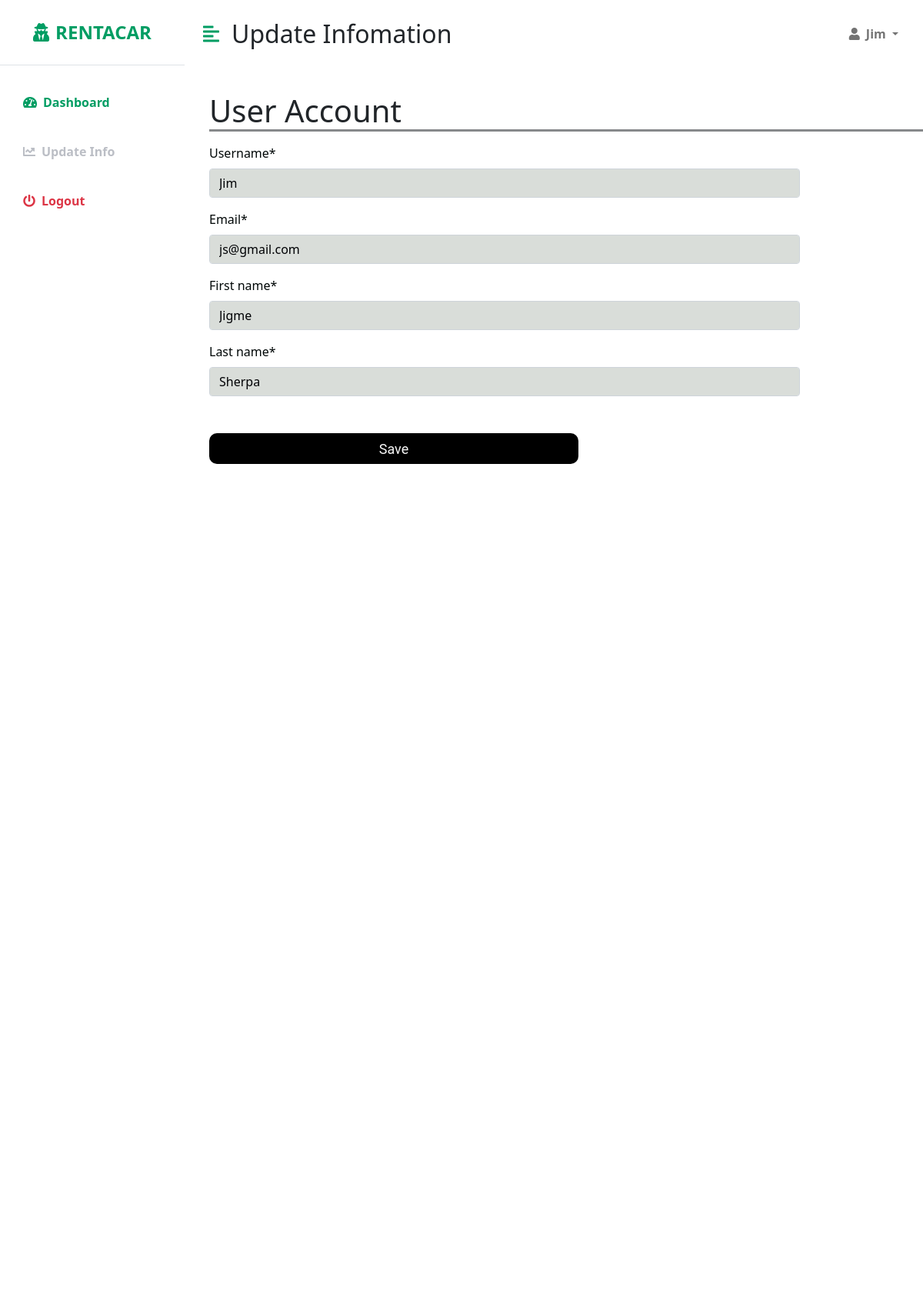
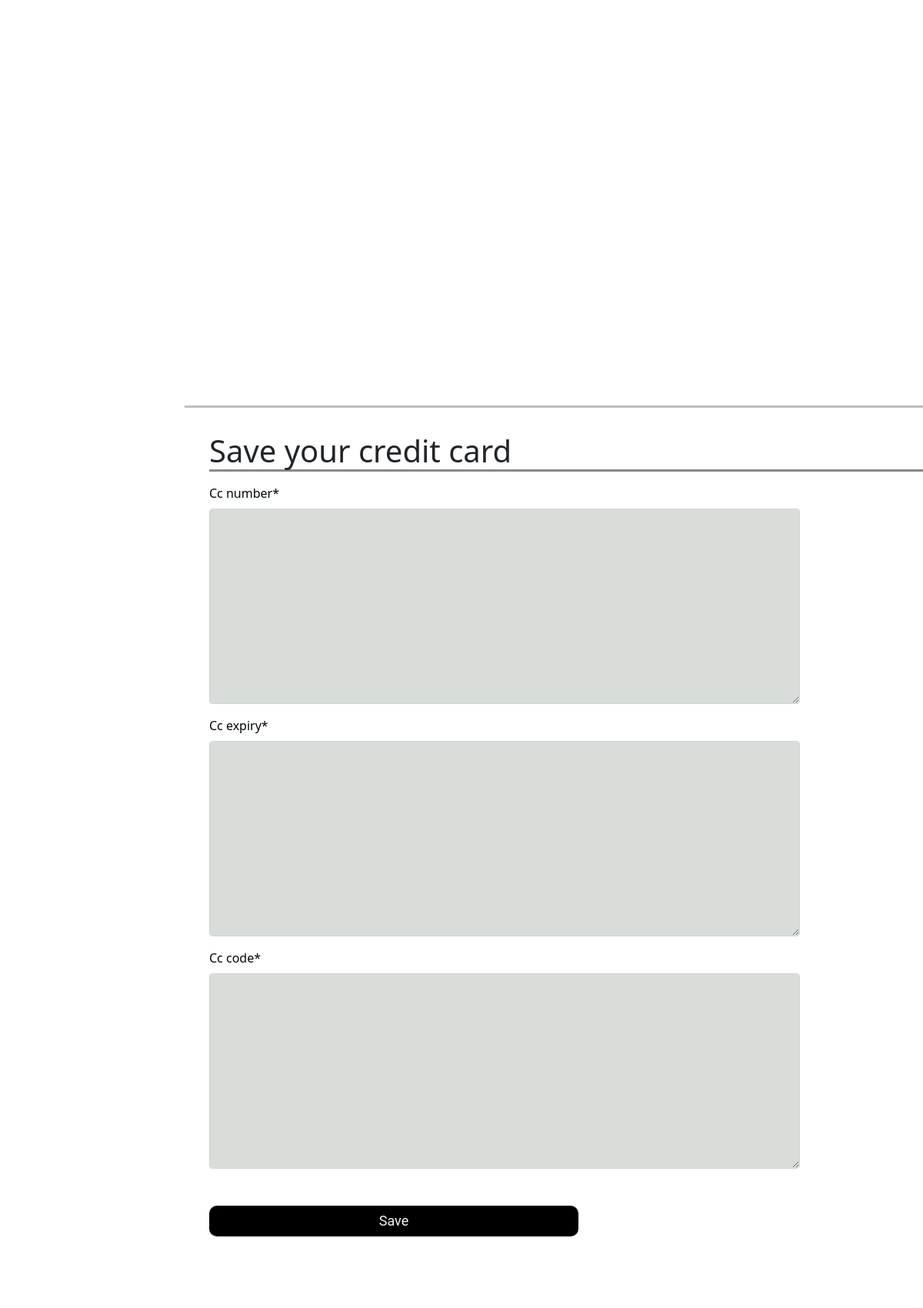
The app's page /account/dashboard/update/ (signed in, upper part) with its own data (2 pictures, top to bottom).
### account/models.py (models this page shows, shortened)
class Account(AbstractBaseUser):
    email = models.EmailField(verbose_name='email', max_length=60, unique=True)
    username = models.CharField(
        verbose_name='username', max_length=20, unique=True)
    date_joined = models.DateTimeField(
        verbose_name='date_joined', auto_now_add=True)
    last_login = models.DateTimeField(verbose_name='last_login', auto_now=True)
    is_admin = models.BooleanField(default=False)
    is_active = models.BooleanField(default=True)
    is_staff = models.BooleanField(default=False)
    is_superuser = models.BooleanField(default=False)
    first_name = models.CharField(max_length=30)
    last_name = models.CharField(max_length=30)
    USERNAME_FIELD = 'username'  # used to log in
    REQUIRED_FIELDS = ['first_name', 'last_name', 'email']
    objects = CustomAccountManager()

### account/views.py (the view, shortened to what this page needs)
# urls.py: path('dashboard/update/', views.update_info, name='update_info'),
def update_info(request):
    user = request.user
    if request.method == 'GET':  # if user is logged in display previous detail
        initial_dict = {'username': user.username,  # create dictionary with fields as keys
                        'email': user.email,
                        'first_name': user.first_name,
                        'last_name': user.last_name,
                        }
        form = UpdateUserForm(request.POST or None, initial=initial_dict)
        payment_form = PaymentForm()
        return render(request, 'dashboard/update_info.html', {'update_form': form, 'user': user, 'payment_form': payment_form})

### account/forms.py
class UpdateUserForm(ModelForm):
    class Meta:
        model = Account
        fields = ['username', 'email', 'first_name', 'last_name']

class PaymentForm(ModelForm):
    class Meta:
        model = Payment
        fields = ['cc_number', 'cc_expiry', 'cc_code']

### account/templates/dashboard/update_info.html (shortened to what this page needs)
{% extends 'dashboard/dashboard_base.html'%}
{% block content %}
{% load crispy_forms_tags %}
<div id="page-content-wrapper">
    <nav class="navbar navbar-expand-lg navbar-light bg-transparent py-4 px-4">
        <div class="d-flex align-items-center">
            <i class="fas fa-align-left primary-text fs-4 me-3" id="menu-toggle"></i>
            <h2 class="fs-2 m-0">Update Infomation</h2>
        </div>
    <div class="collapse navbar-collapse" id="navbarSupportedContent">
        <ul class="navbar-nav ms-auto mb-2 mb-lg-0">
            <li class="nav-item dropdown">
                <a class="nav-link dropdown-toggle second-text fw-bold" href="#" id="navbarDropdown"
                    role="button" data-bs-toggle="dropdown" aria-expanded="false">
                    <i class="fas fa-user me-2"></i>{{ user.username }}
                </a>
            </li>
        </ul>
    </div>
</nav>
    <div class="center">
        <h1>User Account</h1>
        <form method='POST' action={% url 'account:update_info' %}>
        {{update_form|crispy }}
        <button type="submit" class="submit-button">Save</button>
    </div>
    <div class="center">
        <h1>Save your credit card</h1>
        <form method='POST' action={% url 'account:save_card' %}>
        {{payment_form|crispy }}
        <button type="submit" class="submit-button">Save</button>
        </form>
    </div>
</div>
{% endblock %}

### account/static/account/css/dashboard.css (style rules this page uses)
:root { --main-bg-color: #009d63; --main-text-color: #009d63; --second-text-color: #bbbec5; --second-bg-color: #c1efde; }
.primary-text { color: var(--main-text-color); }
.second-text { color: var(--second-text-color); }
#page-content-wrapper { min-width: 100vw; }
#menu-toggle { cursor: pointer; }
@media (min-width: 768px) { #page-content-wrapper { min-width: 0; width: 100%; } }
.center { margin-top:2rem; width: 100%; height: 60%; outline-offset: 5vh; border-width: 100%; border-bottom: solid #bbbec5; }
h1 { margin-left: 2rem; border-bottom: solid #87898b; }
.form-control { display:block; width: 80%; padding: .375rem .75rem; font-size: 1rem; font-weight: 400; line-height: 1.5; color: #000205; background-color: rgb(217, 221, 217); background-clip: padding-box; -webkit-appearance: none; -moz-appearance: none; appearance: none; }
.mb-3 { margin-bottom: 1rem!important; color: rgb(0, 7, 7); width: 100%; margin-left: 2rem; margin-top: 1rem; }
.submit-button { width: 50%; height: 40px; color:rgb(246, 246, 246); background-color: black; border-radius: 10px; font-family: 'Roboto', sans-serif; font-size: large; border:none; box-shadow: inset 0 0 0 0 #44f09d; outline: none; margin-top: 2rem; margin-left: 2rem; }

### records on screen
Account: username "Jim", email "js@gmail.com", first_name "Jigme", last_name "Sherpa"
